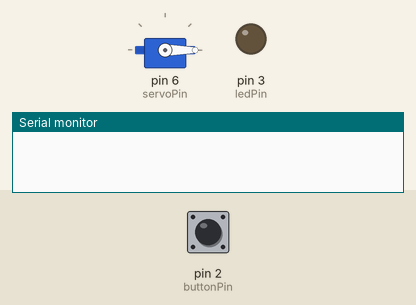
This sketch was run on a simulated Arduino Uno, built with avr-gcc and run on an emulated ATmega328P. On the bench: servo, output pins drawn as LEDs (lit = HIGH), the last lines printed to the serial monitor. The test bench sets the inputs (shaded band); at power-on: pin 2 (buttonPin) HIGH.

Above: at 1.8 s.
1.9 s: pin 2 (buttonPin) pulled LOW for 0.6 s
At 2.4 s:
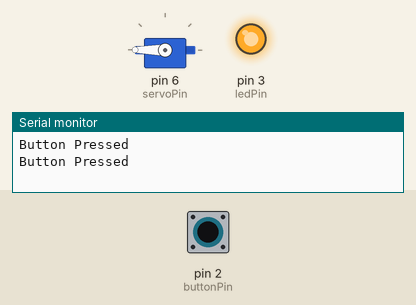
4.1 s: pin 2 (buttonPin) pulled LOW for 3.2 s
At 8.2 s:
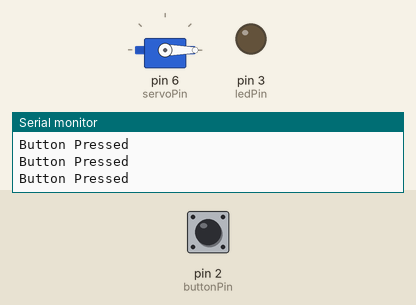
Timing chart, 0 to 9.7 s (numbered marks = the images above; inputs shaded):
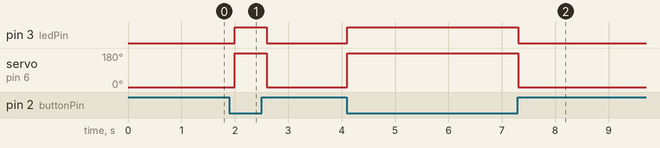

The sketch:

code.ino
```cpp
#include <Servo.h>

Servo myServo;

#define buttonPin 2
#define ledPin 3
#define servoPin 6

void setup() {
  pinMode(buttonPin, INPUT_PULLUP);
  pinMode(ledPin, OUTPUT);
  myServo.attach(servoPin);
  myServo.write(0);
  Serial.begin(9600);
}

void loop(){
  if (digitalRead(buttonPin) == LOW){
    Serial.println("Button Pressed");
    digitalWrite(ledPin, HIGH);
    myServo.write(360);
    delay(200);


  }
  else{
    digitalWrite(ledPin, LOW);
    myServo.write(0);
    delay(500);
  }
}
```

Measured:
- after the input at 1.9 s, pin 3 (ledPin): LOW → HIGH after 0.10 s, → LOW 0.60 s later; servo on pin 6 (servoPin): 0° → 180° after 0.10 s, → 0° 0.60 s later
- after the input at 4.1 s, pin 3 (ledPin): LOW → HIGH at once, → LOW 3.2 s later; servo on pin 6 (servoPin): 0° → 180° at once, → 0° 3.2 s later
